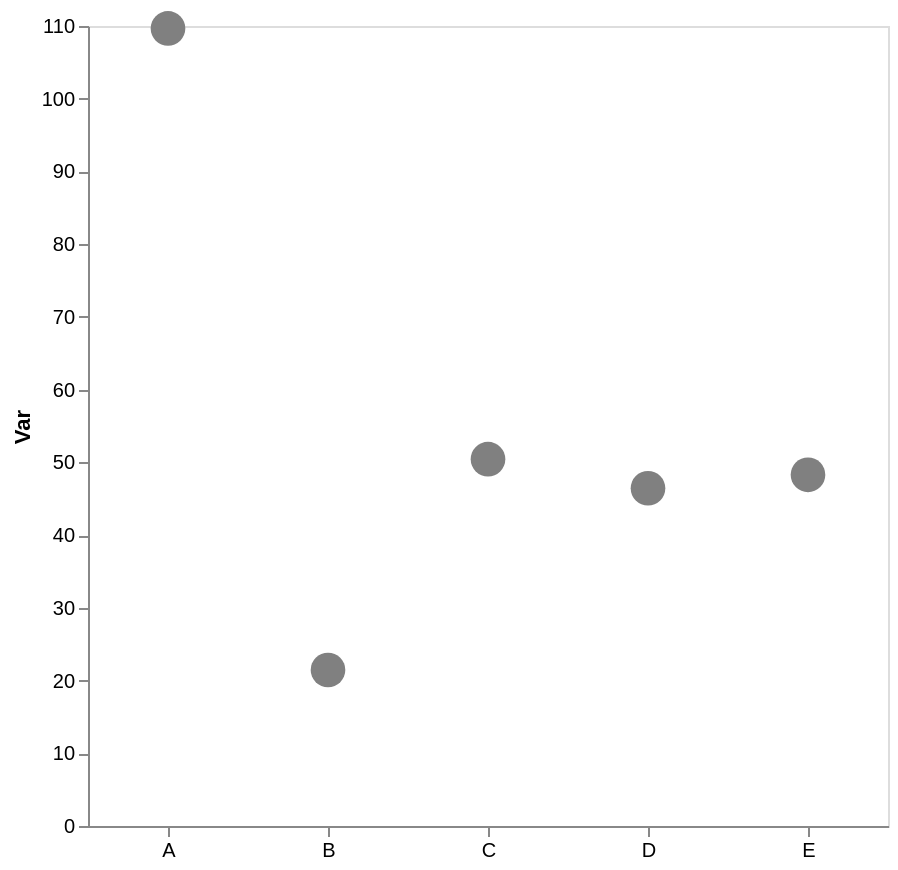

The specification (Vega-Lite) saved for this image:
### Vega-Lite specification from a JSON file in a GitHub repository (floating-point values rounded to 4 significant figures)
{"config": {"view": {"continuousWidth": 300, "continuousHeight": 300}, "axis": {"grid": false}, "bar": {"color": "gray"}}, "data": {"name": "data-40f859d7e1d02bc3d545d49071b70f2b"}, "mark": {"type": "point", "color": "gray", "filled": true, "size": 300}, "encoding": {"x": {"axis": {"labelAngle": 0, "title": null}, "field": "cat", "type": "nominal"}, "y": {"aggregate": "mean", "axis": {"title": "Var"}, "field": "var1", "type": "quantitative"}}, "height": 400, "width": 400, "$schema": "https://vega.github.io/schema/vega-lite/v5.17.0.json", "datasets": {"data-40f859d7e1d02bc3d545d49071b70f2b": [{"cat": "E", "var1": 48.37, "var2": 49.55}, {"cat": "A", "var1": 109.7, "var2": 50.22}, {"cat": "C", "var1": 45.48, "var2": 56.6}, {"cat": "E", "var1": 49.89, "var2": 59.05}, {"cat": "B", "var1": 21.46, "var2": 48.73}, {"cat": "D", "var1": 42.58, "var2": 43.52}, {"cat": "D", "var1": 50.29, "var2": 44.49}, {"cat": "C", "var1": 55.39, "var2": 61.11}, {"cat": "E", "var1": 37.6, "var2": 60.7}, {"cat": "E", "var1": 39.38, "var2": 55.36}, {"cat": "E", "var1": 55.48, "var2": 43.25}, {"cat": "E", "var1": 58.98, "var2": 54.88}]}}
